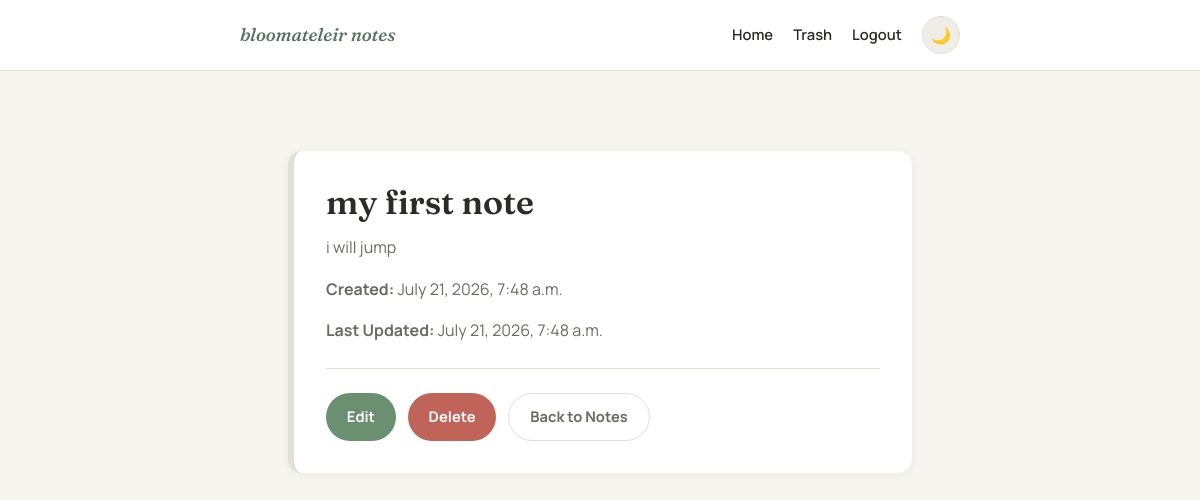
The app's page /note/1/ (signed in) with its own data.
### note_app/models.py (models this page shows, shortened)
class Note(models.Model):
    title = models.CharField(max_length=100)
    content = models.TextField()
    created_at = models.DateTimeField(auto_now_add=True)
    updated_at = models.DateTimeField(auto_now=True)
    user = models.ForeignKey(
        settings.AUTH_USER_MODEL,
        on_delete=models.CASCADE,
        related_name='notes',
        null=True,
        blank=True,
    )
    attachment = models.FileField(upload_to='note_attachments/', blank=True, null=True)
    is_deleted = models.BooleanField(default=False)

### note_app/views.py (the view)
# urls.py: path('note/<int:note_id>/', views.note_detail, name='note_detail'),
@login_required(login_url='login')
def note_detail(request, note_id):
    note = get_object_or_404(Note, id=note_id, user=request.user)
    rendered_content = mark_safe(markdown.markdown(note.content))
    return render(request, "note_detail.html", {"note": note, "rendered_content": rendered_content})

### templates/note_detail.html (shortened to what this page needs)
{% extends "base.html" %}
{% block content %}
<div class="container">
    <div class="note-detail-card">
        <h1>{{ note.title }}</h1>
        <div class="note-content">
            {{ rendered_content }}
        </div>
        <div class="note-info">
            <p><strong>Created:</strong> {{ note.created_at }}</p>
            <p><strong>Last Updated:</strong> {{ note.updated_at }}</p>
        </div>
        <div class="note-detail-actions">
            <a href="{% url 'edit_note' note.id %}" class="btn">Edit</a>
            <a href="{% url 'delete_note' note.id %}" class="btn btn-danger">Delete</a>
            <a href="{% url 'homepage' %}" class="cancel-btn">Back to Notes</a>
        </div>
    </div>
</div>
{% endblock %}

### static/css/style.css (style rules this page uses)
:root { --bg: #F6F5F0; --surface: #FFFFFF; --surface-hover: #EFEDE6; --ink: #2B2B28; --ink-soft: #6B6A63; --border: #E3E0D6; --sage: #6B8F71; --sage-dark: #567260; --rose: #D8A48F; --rose-dark: #C68A72; --danger: #C0645A; --shadow: 0 2px 10px rgba(43, 43, 40, 0.06); --radius: 14px; --color-default: #E3E0D6; --color-yellow: #F1D98B; --color-pink: #E8B8C4; --color-blue: #A9C3D4; --color-green: #A8C6A4; }
* { box-sizing: border-box; }
html { scroll-behavior: smooth; }
body { margin: 0; font-family: 'Manrope', sans-serif; background: var(--bg); color: var(--ink); line-height: 1.6; transition: background 0.25s ease, color 0.25s ease; }
h1, h2, h3 { font-family: 'Fraunces', serif; font-weight: 600; line-height: 1.15; margin: 0 0 0.4em; color: var(--ink); }
h1 { font-size: 2.1rem; }
p { color: var(--ink-soft); margin: 0 0 1em; }
a { color: var(--sage-dark); text-decoration: none; }
.container { max-width: 720px; margin: 0 auto; padding: 2.5rem 1.5rem 4rem; }
.add-btn, button[type="submit"], .cancel-btn, .btn { display: inline-flex; align-items: center; justify-content: center; gap: 0.4rem; padding: 0.7rem 1.3rem; border-radius: 999px; border: none; font-family: 'Manrope', sans-serif; font-weight: 700; font-size: 0.92rem; cursor: pointer; background: var(--sage); color: #FFFFFF; transition: background 0.15s ease, transform 0.1s ease; }
.cancel-btn { background: transparent; color: var(--ink-soft); border: 1px solid var(--border); }
.btn-danger { background: var(--danger); }
.note-detail-card { background: var(--surface); border-radius: var(--radius); padding: 2rem; box-shadow: var(--shadow); border-left: 6px solid var(--color-default); }
.note-content { color: var(--ink); }
.note-detail-actions { display: flex; gap: 0.75rem; margin-top: 1.5rem; padding-top: 1.5rem; border-top: 1px solid var(--border); }

### records on screen
Note: title "my first note", content "i will jump", created_at "July 21, 2026, 7:48 a.m.", updated_at "July 21, 2026, 7:48 a.m."
